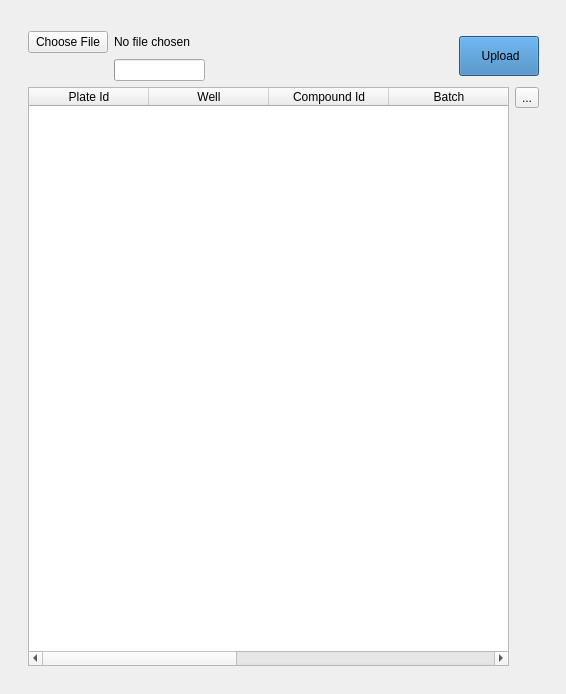
        <widget class="QWidget" name="upload_plates_tab">
         <attribute name="title">
          <string>Upload Plates from File</string>
         </attribute>
         <layout class="QGridLayout" name="gridLayout_2">
          <item row="0" column="1">
           <spacer name="verticalSpacer_8">
            <property name="orientation">
             <enum>Qt::Vertical</enum>
            </property>
            <property name="sizeType">
             <enum>QSizePolicy::Preferred</enum>
            </property>
            <property name="sizeHint" stdset="0">
             <size>
              <width>20</width>
              <height>20</height>
             </size>
            </property>
           </spacer>
          </item>
          <item row="1" column="1">
           <layout class="QHBoxLayout" name="horizontalLayout">
            <item>
             <layout class="QGridLayout" name="gridLayout_9">
              <item row="2" column="1">
               <widget class="QProgressBar" name="upload_pbar"/>
              </item>
              <item row="1" column="0">
               <widget class="QPushButton" name="choose_file_btn">
                <property name="text">
                 <string>Choose File</string>
                </property>
               </widget>
              </item>
              <item row="1" column="1">
               <widget class="QLabel" name="path_lab">
                <property name="text">
                 <string>No file chosen</string>
                </property>
               </widget>
              </item>
             </layout>
            </item>
            <item>
             <spacer name="horizontalSpacer_12">
              <property name="orientation">
               <enum>Qt::Horizontal</enum>
              </property>
              <property name="sizeType">
               <enum>QSizePolicy::Preferred</enum>
              </property>
              <property name="sizeHint" stdset="0">
               <size>
                <width>248</width>
                <height>20</height>
               </size>
              </property>
             </spacer>
            </item>
            <item>
             <widget class="QPushButton" name="upload_file_btn">
              <property name="sizePolicy">
               <sizepolicy hsizetype="Fixed" vsizetype="Fixed">
                <horstretch>0</horstretch>
                <verstretch>0</verstretch>
               </sizepolicy>
              </property>
              <property name="minimumSize">
               <size>
                <width>0</width>
                <height>40</height>
               </size>
              </property>
              <property name="styleSheet">
               <string notr="true">background-color: rgb(51, 122, 183)</string>
              </property>
              <property name="text">
               <string> Upload</string>
              </property>
             </widget>
            </item>
           </layout>
          </item>
          <item row="2" column="0">
           <spacer name="horizontalSpacer_11">
            <property name="orientation">
             <enum>Qt::Horizontal</enum>
            </property>
            <property name="sizeType">
             <enum>QSizePolicy::Preferred</enum>
            </property>
            <property name="sizeHint" stdset="0">
             <size>
              <width>17</width>
              <height>20</height>
             </size>
            </property>
           </spacer>
          </item>
          <item row="2" column="1">
           <layout class="QHBoxLayout" name="horizontalLayout_2">
            <item>
             <widget class="QTableWidget" name="upload_plates_table">
              <property name="sortingEnabled">
               <bool>true</bool>
              </property>
              <attribute name="horizontalHeaderDefaultSectionSize">
               <number>120</number>
              </attribute>
              <attribute name="horizontalHeaderShowSortIndicator" stdset="0">
               <bool>true</bool>
              </attribute>
              <attribute name="horizontalHeaderStretchLastSection">
               <bool>true</bool>
              </attribute>
              <column>
               <property name="text">
                <string>Plate Id</string>
               </property>
              </column>
              <column>
               <property name="text">
                <string>Well</string>
               </property>
              </column>
              <column>
               <property name="text">
                <string>Compound Id</string>
               </property>
              </column>
              <column>
               <property name="text">
                <string>Batch</string>
               </property>
              </column>
              <column>
               <property name="text">
                <string>Form</string>
               </property>
              </column>
              <column>
               <property name="text">
                <string>Conc (mM)</string>
               </property>
              </column>
              <column>
               <property name="text">
                <string>Volume</string>
               </property>
              </column>
             </widget>
            </item>
            <item>
             <layout class="QVBoxLayout" name="verticalLayout_4">
              <item>
               <widget class="QToolButton" name="upload_export_btn">
                <property name="text">
                 <string>...</string>
                </property>
               </widget>
              </item>
              <item>
               <spacer name="verticalSpacer_21">
                <property name="orientation">
                 <enum>Qt::Vertical</enum>
                </property>
                <property name="sizeHint" stdset="0">
                 <size>
                  <width>20</width>
                  <height>558</height>
                 </size>
                </property>
               </spacer>
              </item>
             </layout>
            </item>
           </layout>
          </item>
          <item row="2" column="2">
           <spacer name="horizontalSpacer_13">
            <property name="orientation">
             <enum>Qt::Horizontal</enum>
            </property>
            <property name="sizeType">
             <enum>QSizePolicy::Preferred</enum>
            </property>
            <property name="sizeHint" stdset="0">
             <size>
              <width>16</width>
              <height>20</height>
             </size>
            </property>
           </spacer>
          </item>
          <item row="3" column="1">
           <spacer name="verticalSpacer_9">
            <property name="orientation">
             <enum>Qt::Vertical</enum>
            </property>
            <property name="sizeType">
             <enum>QSizePolicy::Preferred</enum>
            </property>
            <property name="sizeHint" stdset="0">
             <size>
              <width>20</width>
              <height>17</height>
             </size>
            </property>
           </spacer>
          </item>
         </layout>
        </widget>
